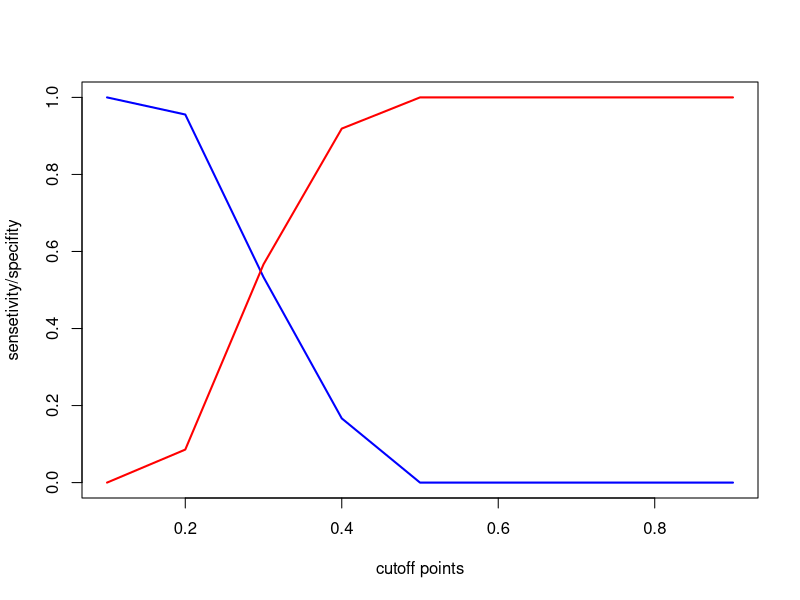
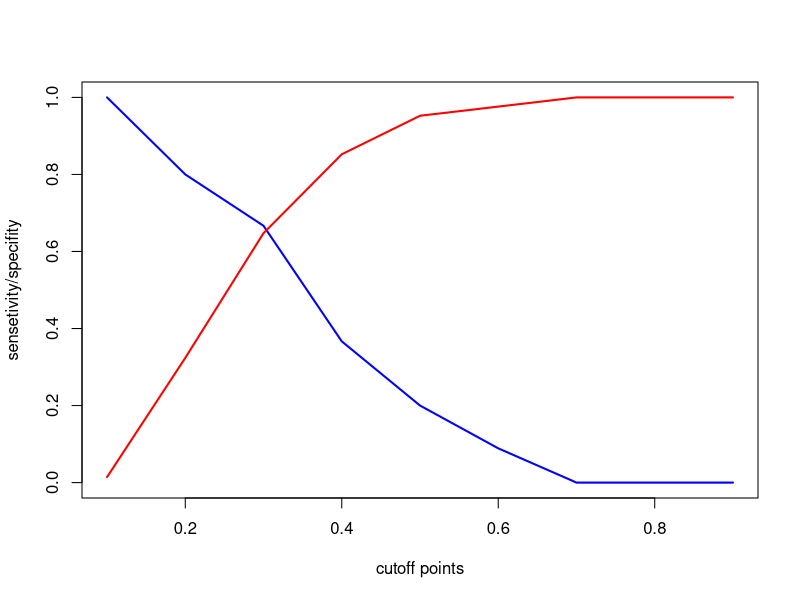

These charts were generated, in order, by the following R code:
# the following code are from connect, and has been heavily commented by me. 

train<- read.table("admission-train.csv", sep = ",", header = TRUE)
test <- read.table("admission-test.csv", sep = ",", header = TRUE)
head(train)
summary(train)
#contingency table : makes sense more for categorial data
xtabs(~admit + rank, data = train) # categorical 
xtabs(~admit + gre, data = train)  # numerical (gre), doesn't make as much sense

#convert numerical to categorical
train$rank <- factor(train$rank)
head(train$rank)
test$rank <- factor(test$rank)
train$admit <- factor(train$admit)
test$admit <- factor(test$admit)

# training the first logistic regression model (glm for logistic regression)
model1 <- glm(admit ~ gre + gpa, data = train, family="binomial")
summary(model1) 
# P(gre, gpa) = (1 - e^-(-3.37+0.00266*gre + 0.278*gpa))^-1
# P(gre) = (1+e^(-b_0 + B_1*gre))^-1  a sigmoid function: gre better, closer to 1
# number of stars indicates how significantly influential they're


predict1 <- predict(model1, newdata = test, type = "response")
#look at the precict1 values and guess what are the values? 
predict1  # there are 100 cases 
# in order to change the probabilities to binary decision, we need to find a
# cutoff. We want a cutoff that gives us the best both sensitivity/specifity.
# wanna see how sensitivity and specificity change when we change this cutoff 
# gonna try <0.5 didn't get in, and >=0.5 gets in

perf = function(cut, mod, y)
   {
        yhat = (mod$fit>cut)
        w = which(y==1)
        sensitivity = mean( yhat[w] == 1 ) 
        specificity = mean( yhat[-w] == 0 ) 
        out = t(as.matrix(c(sensitivity, specificity)))
        colnames(out) = c("sensitivity", "specificity")
        return(out)
     }

perf(0.1,model1,train$admit) # completely sensitive but not specific 
perf(0.5,model1,train$admit)  
perf(0.8,model1,train$admit)

sensetivity=c()
specifity=c()

for(i in seq(0.1, 0.9, by=0.1)){
  sensetivity <- c(sensetivity,perf(i,model1,train$admit)[1])
  specifity <- c(specifity,perf(i,model1,train$admit)[2])
  }

#find the cutoff
plot(seq(0.1, 0.9, by=0.1), sensetivity , type="l", lty=1, col="blue", 
     xlab="cutoff points", ylab="sensetivity/specifity", lwd=2)
lines(seq(0.1, 0.9, by=0.1),specifity, type="l", lty=1, col="red", lwd=2)
# best cutoff at intercept 

#prediction
predict1 <- ifelse(predict(model1, newdata=test,type="response")>0.3, 1, 0)
# if prob greater than 0.3, we san it's 1 otherwise 0

confusionmatrix1 <- table(predict1, test$admit)
confusionmatrix1
#accuracy of model over the test data:
sum(diag(confusionmatrix1))/sum(confusionmatrix1)



##### model 2:
model2 <- glm(admit ~ gre + gpa +  rank, data = train, family="binomial")
summary(model2)
sensetivity=c()
specifity=c()
for(i in seq(0.1, 0.9, by=0.1)){
  sensetivity <- c(sensetivity,perf(i,model2,train$admit)[1])
  specifity <- c(specifity,perf(i,model2,train$admit)[2])
}



#find the cutoff
plot(seq(0.1, 0.9, by=0.1), sensetivity , type="l", lty=1, col="blue", xlab="cutoff points", 
     ylab="sensetivity/specifity", lwd=2)
lines(seq(0.1, 0.9, by=0.1),specifity, type="l", lty=1, col="red", lwd=2)

#prediction
predict2 <- ifelse(predict(model2, newdata=test,type="response")>0.3, 1, 0)
confusionmatrix2 <- table(predict2, test$admit)
confusionmatrix2

# columns 

#accuracy of model over the test data:
sum(diag(confusionmatrix2))/sum(confusionmatrix2)

# 0.66 ... better than model 1 by 2% 



